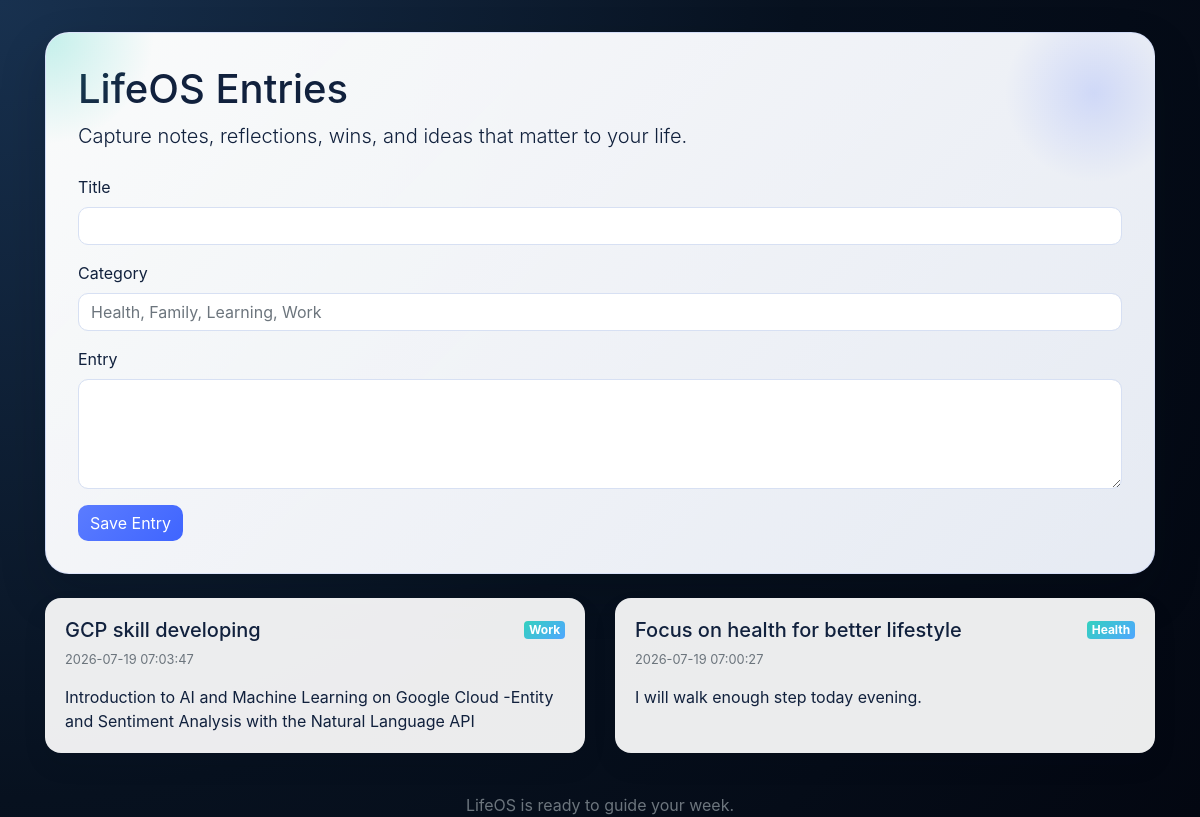
The page /entries on the database its author committed.
### tables this page shows
CREATE TABLE entries (
                id INTEGER PRIMARY KEY AUTOINCREMENT,
                title TEXT NOT NULL,
                category TEXT NOT NULL,
                content TEXT NOT NULL,
                created_at TEXT NOT NULL DEFAULT CURRENT_TIMESTAMP
            );

### main.py (the view, shortened to what this page needs)
@app.route("/entries", methods=["GET", "POST"])
def entries():
    with sqlite3.connect(DB_PATH) as conn:
        entries_list = conn.execute(
            "SELECT title, category, content, created_at FROM entries ORDER BY id DESC"
        ).fetchall()
    return render_template(
        "entries.html",
        model={
            "title": "LifeOS Entries",
            "entries": [
                {
                    "title": title,
                    "category": category,
                    "content": content,
                    "created_at": created_at,
                }
                for title, category, content, created_at in entries_list
            ],
        },
    )

### web/templates/entries.html
{% extends "layout.html" %}
{% block content %}
<div class="hero-card">
    <h1>{{ model.title }}</h1>
    <p class="lead">Capture notes, reflections, wins, and ideas that matter to your life.</p>
    <form method="post" action="/entries" class="mt-4">
        <div class="form-group">
            <label for="title">Title</label>
            <input type="text" class="form-control" id="title" name="title" required>
        </div>
        <div class="form-group">
            <label for="category">Category</label>
            <input type="text" class="form-control" id="category" name="category" placeholder="Health, Family, Learning, Work" required>
        </div>
        <div class="form-group">
            <label for="content">Entry</label>
            <textarea class="form-control" id="content" name="content" rows="4" required></textarea>
        </div>
        <button type="submit" class="btn btn-primary">Save Entry</button>
    </form>
</div>
<div class="row mt-4">
    {% for entry in model.entries %}
    <div class="col-md-6 mb-3">
        <div class="card h-100">
            <div class="card-body">
                <div class="d-flex justify-content-between align-items-center">
                    <h5 class="card-title mb-0">{{ entry.title }}</h5>
                    <span class="badge badge-info">{{ entry.category }}</span>
                </div>
                <p class="text-muted small mt-2">{{ entry.created_at }}</p>
                <p class="card-text">{{ entry.content }}</p>
            </div>
        </div>
    </div>
    {% endfor %}
</div>
{% endblock %}

### web/templates/layout.html (shortened to what this page needs)
<!doctype html>
<html lang="en">
<head>
    <link rel="stylesheet" href="https://stackpath.bootstrapcdn.com/bootstrap/4.4.1/css/bootstrap.min.css">
</head>
<body>
    <div class="container">
        {% block content %}{% endblock %}
        <footer class="text-muted text-center mt-4">LifeOS is ready to guide your week.</footer>
    </div>
</body>
</html>

### web/templates/layout.html (style rules this page uses)
:root { --bg: #07111f; --panel: rgba(255,255,255,0.92); --accent: #5b7cff; --accent-2: #34d1bf; --text: #11213d; }
body { background: radial-gradient(circle at top left, #18314f 0%, var(--bg) 55%, #030711 100%); padding-top: 2rem; color: var(--text); min-height: 100vh; font-family: 'Inter', 'Segoe UI', sans-serif; }
.container { position: relative; z-index: 2; }
.hero-card { background: linear-gradient(135deg, rgba(255,255,255,0.98), rgba(242,247,255,0.95)); border: 1px solid rgba(91,124,255,0.16); border-radius: 24px; box-shadow: 0 20px 45px rgba(5, 12, 24, 0.22); padding: 2rem; position: relative; overflow: hidden; }
.hero-card::before { content: ""; position: absolute; inset: -20% auto auto -10%; width: 220px; height: 220px; background: radial-gradient(circle, rgba(52,209,191,0.28), transparent 70%); pointer-events: none; }
.hero-card::after { content: ""; position: absolute; right: -30px; top: -30px; width: 180px; height: 180px; background: radial-gradient(circle, rgba(91,124,255,0.2), transparent 70%); pointer-events: none; }
.card { border: 0; border-radius: 16px; box-shadow: 0 12px 24px rgba(5, 12, 24, 0.08); transition: transform 0.2s ease, box-shadow 0.2s ease; background: var(--panel); }
.form-control { border-radius: 10px; border: 1px solid #d7e0f3; }
.btn { border-radius: 10px; }
.btn-primary { background: linear-gradient(135deg, var(--accent), #3f65ff); border: none; }
.badge-info { background: linear-gradient(135deg, var(--accent-2), #4fa6ff); color: white; }

### rows shown on the page
entries: title "GCP skill developing", category "Work", created_at "2026-07-19 07:03:47", content "Introduction to AI and Machine Learning on Google Cloud -Entity and Sentiment Analysis with the Natural Language API"
entries: title "Focus on health for better lifestyle", category "Health", created_at "2026-07-19 07:00:27", content "I will walk enough step today evening."

### other values the page prints
{{ model.title }} "LifeOS Entries"
